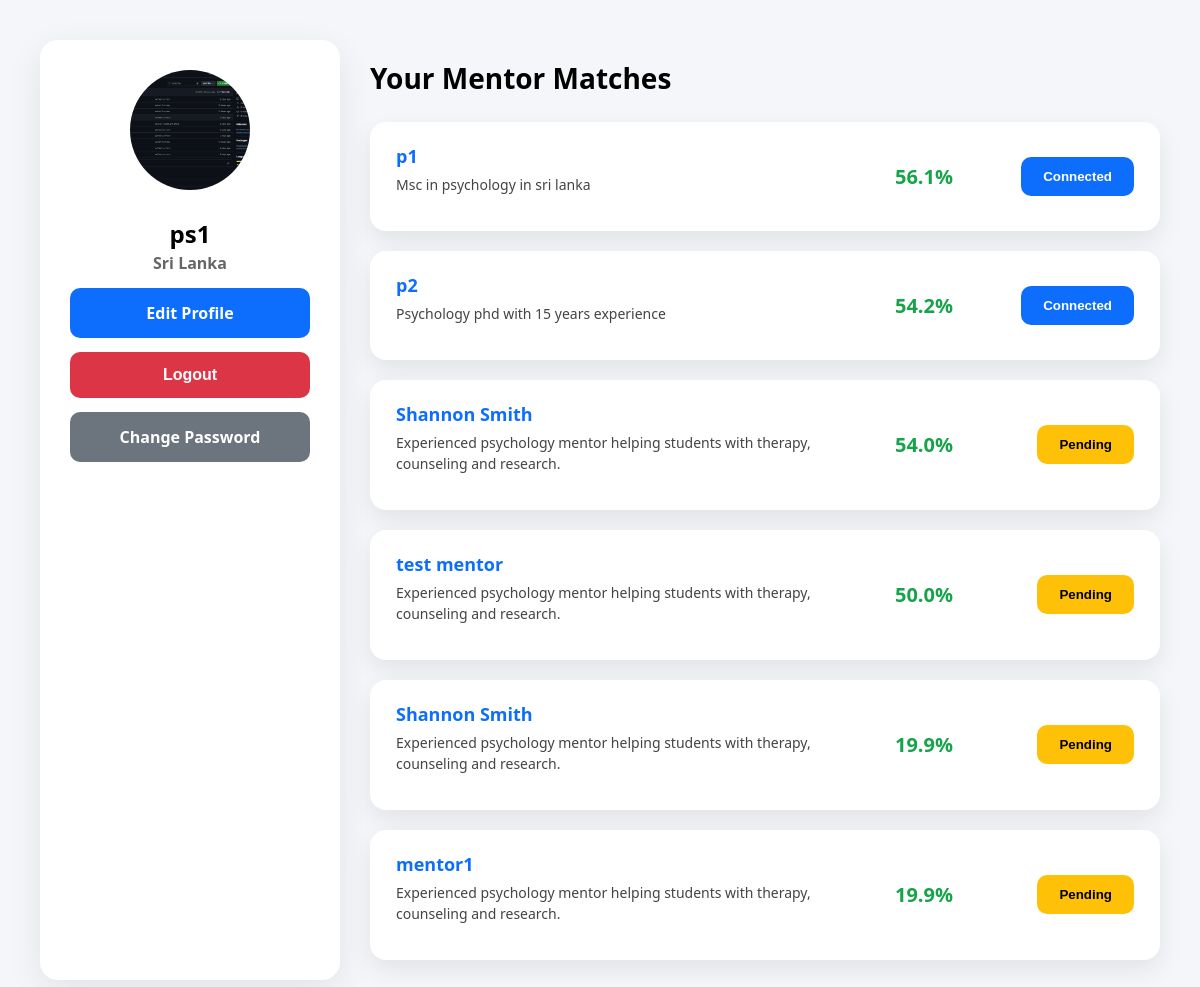
Page /mentee/dashboard/ (signed in) on the committed database.
### core/models.py (models this page shows, shortened)
class Mentee(models.Model):
    user = models.OneToOneField(User, on_delete=models.CASCADE, related_name="mentee")
    name = models.CharField(max_length=120)
    country = models.CharField(max_length=80)
    profile_text = models.TextField()
    embedding = models.JSONField(null=True, blank=True)
    linkedin = models.URLField(blank=True, null=True)
    github = models.URLField(blank=True, null=True)
    cv = models.FileField(upload_to="cvs/")   # REQUIRED
    profile_image = models.ImageField(upload_to="profiles/", blank=True, null=True)

class Mentor(models.Model):
    user = models.OneToOneField(User, on_delete=models.CASCADE, related_name="mentor")
    name = models.CharField(max_length=120)
    profile_text = models.TextField()
    embedding = models.JSONField(null=True, blank=True)
    country = models.CharField(max_length=80)
    linkedin = models.URLField(blank=True, null=True)
    github = models.URLField(blank=True, null=True)
    cv = models.FileField(upload_to="cvs/", blank=True, null=True)
    profile_image = models.ImageField(upload_to="profiles/", blank=True, null=True)

### core/views.py (the view)
# urls.py: path("mentee/dashboard/", mentee_dashboard, name="mentee_dashboard"),
@login_required
def mentee_dashboard(request):
    mentee, _ = Mentee.objects.get_or_create(user=request.user)
    raw_matches = match_mentors(mentee)
    requests = MentorRequest.objects.filter(mentee=mentee)
    req_map = {r.mentor_id: r.status for r in requests}
    mentors = []
    for mentor, score in raw_matches:
        mentors.append({
            "mentor": mentor,
            "score": round(score * 100, 1),
            "status": req_map.get(mentor.id)  # None / pending / accepted
        })
    return render(request, "mentee_dashboard.html", {
        "mentee": mentee,
        "mentors": mentors
    })

### core/ml.py (called while the page is built)
def cosine_similarity(a, b):
    if not a or not b:
        return 0
    a = np.array(a)
    b = np.array(b)
    return float(np.dot(a, b) / (np.linalg.norm(a) * np.linalg.norm(b)))

def match_mentors(mentee):
    field = mentee.user.userprofile.interested_field
    mentors = Mentor.objects.filter(
        user__userprofile__interested_field=field
    )
    results = []
    for mentor in mentors:
        if mentor.embedding and mentee.embedding:
            score = cosine_similarity(mentee.embedding, mentor.embedding)
            results.append((mentor, score))
    return sorted(results, key=lambda x: x[1], reverse=True)

### core/templates/mentee_dashboard.html (shortened to what this page needs)
{% load static %}
<!DOCTYPE html>
<html>
<head>
</head>
<body>
<div class="layout">
<div class="profile">
    {% if mentee.profile_image %}
        <img src="{{ mentee.profile_image.url }}">
    {% else %}
        <img src="{% static 'core/images/default-avatar.png' %}">
    {% endif %}
    <h2>{{ mentee.name }}</h2>
    <h4>{{ mentee.country }}</h4>
    <a href="/mentee/profile/" class="profile-btn edit">Edit Profile</a>
    <form method="post" action="{% url 'logout' %}">
        <button class="profile-btn logout">Logout</button>
    </form>
    <a href="{% url 'password_change' %}" class="profile-btn password">
        Change Password
    </a>
</div>
<div class="matches">
    <h1>Your Mentor Matches</h1>
    {% for m in mentors %}
    <div class="card">
        <div class="mentor">
            <h3>{{ m.mentor.name }}</h3>
            <p>{{ m.mentor.profile_text|truncatewords:18 }}</p>
        </div>
        <div class="score">{{ m.score }}%</div>
        <div class="card-actions">
            {% if m.status == "pending" %}
                <button class="btn pending">Pending</button>
            {% elif m.status == "accepted" %}
                <button class="btn accepted">Connected</button>
            {% else %}
                <form method="post" action="{% url 'request_mentor' m.mentor.id %}">
                    {% csrf_token %}
                    <button class="btn">Request</button>
                </form>
            {% endif %}
        </div>
    </div>
    {% empty %}
        <p>No mentors found yet.</p>
    {% endfor %}
</div>
</div>
</body>
</html>

### core/templates/mentee_dashboard.html (style rules this page uses)
body { font-family: "Segoe UI", system-ui; background:#f4f6f9; margin:0; }
.layout { display:grid; grid-template-columns: 300px 1fr; max-width:1200px; margin:auto; gap:30px; padding:40px; }
.profile { background:white; border-radius:18px; padding:30px; box-shadow:0 10px 35px rgba(0,0,0,0.08); text-align:center; }
.profile img { width:120px; height:120px; border-radius:50%; object-fit:cover; margin-bottom:12px; }
.profile h2 { margin:10px 0 2px; font-size:24px; }
.profile h4 { margin:0; color:#666; font-weight:600; }
.profile-btn { display:block; width:100%; padding:14px 0; margin-top:14px; border-radius:10px; font-weight:600; font-size:16px; text-align:center; text-decoration:none; border:none; cursor:pointer; }
.profile-btn.edit { background:#0d6efd; color:white; }
.profile-btn.logout { background:#dc3545; color:white; }
.profile-btn.password { background:#6c757d; color:white; }
.matches h1 { margin-bottom:25px; font-size:28px; }
.card { background:white; border-radius:16px; padding:22px 26px; margin-bottom:20px; box-shadow:0 10px 25px rgba(0,0,0,0.08); display:grid; grid-template-columns: 1fr 100px 140px; align-items:center; gap:20px; }
.mentor h3 { margin:0; color:#0d6efd; font-size:18px; font-weight:700; }
.mentor p { margin-top:6px; font-size:14px; color:#444; line-height:1.5; }
.score { text-align:center; font-size:20px; font-weight:800; color:#16a34a; }
.card-actions { display:flex; justify-content:flex-end; }
.btn { background:#28a745; color:white; border:none; padding:12px 22px; border-radius:10px; cursor:pointer; font-weight:600; }
.pending { background:#ffc107; color:black; }
.accepted { background:#0d6efd; }

### rows in the picture
Mentee: profile_image (picture), name "ps1", country "Sri Lanka"
Mentor: mentor.name "p1", mentor.profile_text "Msc in psychology in sri lanka", score "56.1", shows "Connected"
Mentor: mentor.name "p2", mentor.profile_text "Psychology phd with 15 years experience", score "54.2", shows "Connected"
Mentor: mentor.name "Shannon Smith", mentor.profile_text "Experienced psychology mentor helping students with therapy, counseling and research.", score "54.0", shows "Pending"
Mentor: mentor.name "test mentor", mentor.profile_text "Experienced psychology mentor helping students with therapy, counseling and research.", score "50.0", shows "Pending"
Mentor: mentor.name "Shannon Smith", mentor.profile_text "Experienced psychology mentor helping students with therapy, counseling and research.", score "19.9", shows "Pending"
Mentor: mentor.name "mentor1", mentor.profile_text "Experienced psychology mentor helping students with therapy, counseling and research.", score "19.9", shows "Pending"
